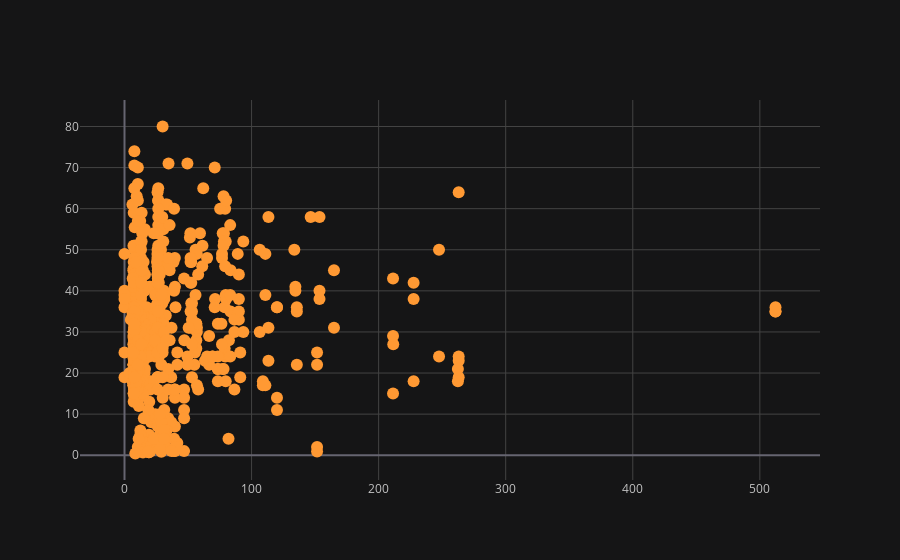

The notebook cell this image was saved under:
### Code cell
df2.iplot(x= 'fare' , y='age',kind='scatter',mode= 'markers',theme='solar')

### Figure 1 — Plotly figure (JSON) as saved in the notebook; plotly's stock layout.template omitted (floating-point values rounded to 4 significant figures; data arrays with more than 128 entries replaced by an {"elided": "..."} marker saying what was removed)
{"data": [{"line": {"color": "rgba(255, 153, 51, 1.0)", "dash": "solid", "shape": "linear", "width": 1.3}, "marker": {"size": 12, "symbol": "circle"}, "mode": "markers", "name": "age", "text": "", "type": "scatter", "x": {"elided": "891 float values"}, "y": {"elided": "891 mixed values"}}], "layout": {"legend": {"bgcolor": "#151516", "font": {"color": "#D9D9D9"}}, "paper_bgcolor": "#151516", "plot_bgcolor": "#151516", "title": {"font": {"color": "#D9D9D9"}}, "xaxis": {"gridcolor": "#434343", "showgrid": true, "tickfont": {"color": "#C2C2C2"}, "title": {"font": {"color": "#D9D9D9"}, "text": ""}, "zerolinecolor": "#666570"}, "yaxis": {"gridcolor": "#434343", "showgrid": true, "tickfont": {"color": "#C2C2C2"}, "title": {"font": {"color": "#D9D9D9"}, "text": ""}, "zerolinecolor": "#666570"}}}
